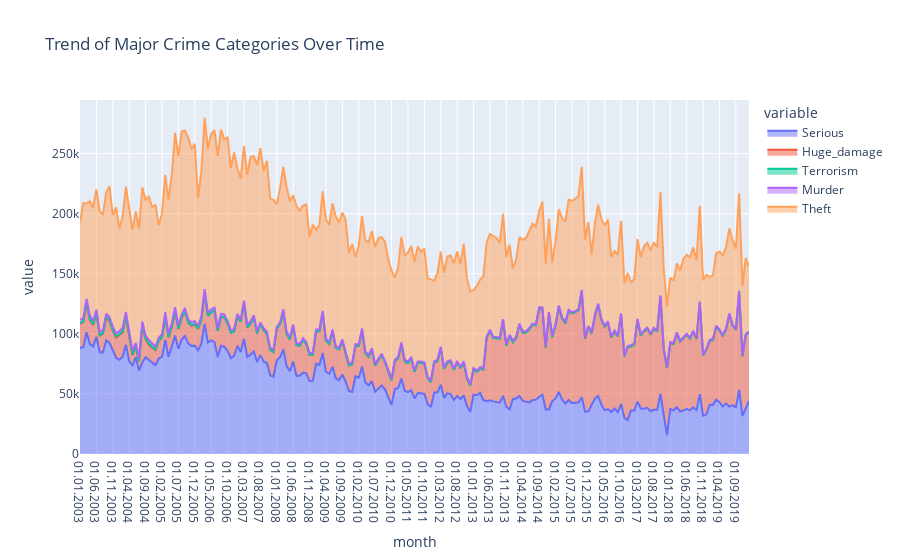

The notebook cell saved with this chart:
### Markdown cell above
The graph shows that there were outbreaks of criminal activity in the period from 2003 to 2007, then it decreased evenly. The second outbreak was in 2013, the number of huge_damage crimes increased dramatically (from 21k to 58k).

### Code cell
fig = px.area(df, x='month', y=['Serious', 'Huge_damage', 'Terrorism', 'Murder', 'Theft'], title='Trend of Major Crime Categories Over Time')
fig.show()

### Figure 1 — Plotly figure (JSON) as saved in the notebook; plotly's stock layout.template omitted (floating-point values rounded to 4 significant figures; data arrays with more than 128 entries replaced by an {"elided": "..."} marker saying what was removed)
{"data": [{"fillpattern": {"shape": ""}, "hovertemplate": "variable=Serious<br>month=%{x}<br>value=%{y}<extra></extra>", "legendgroup": "Serious", "line": {"color": "#636efa"}, "marker": {"symbol": "circle"}, "mode": "lines", "name": "Serious", "orientation": "v", "showlegend": true, "stackgroup": "1", "type": "scatter", "x": {"elided": "205 str values"}, "xaxis": "x", "y": {"elided": "205 int values"}, "yaxis": "y"}, {"fillpattern": {"shape": ""}, "hovertemplate": "variable=Huge_damage<br>month=%{x}<br>value=%{y}<extra></extra>", "legendgroup": "Huge_damage", "line": {"color": "#EF553B"}, "marker": {"symbol": "circle"}, "mode": "lines", "name": "Huge_damage", "orientation": "v", "showlegend": true, "stackgroup": "1", "type": "scatter", "x": {"elided": "205 str values"}, "xaxis": "x", "y": {"elided": "205 int values"}, "yaxis": "y"}, {"fillpattern": {"shape": ""}, "hovertemplate": "variable=Terrorism<br>month=%{x}<br>value=%{y}<extra></extra>", "legendgroup": "Terrorism", "line": {"color": "#00cc96"}, "marker": {"symbol": "circle"}, "mode": "lines", "name": "Terrorism", "orientation": "v", "showlegend": true, "stackgroup": "1", "type": "scatter", "x": {"elided": "205 str values"}, "xaxis": "x", "y": {"elided": "205 int values"}, "yaxis": "y"}, {"fillpattern": {"shape": ""}, "hovertemplate": "variable=Murder<br>month=%{x}<br>value=%{y}<extra></extra>", "legendgroup": "Murder", "line": {"color": "#ab63fa"}, "marker": {"symbol": "circle"}, "mode": "lines", "name": "Murder", "orientation": "v", "showlegend": true, "stackgroup": "1", "type": "scatter", "x": {"elided": "205 str values"}, "xaxis": "x", "y": {"elided": "205 int values"}, "yaxis": "y"}, {"fillpattern": {"shape": ""}, "hovertemplate": "variable=Theft<br>month=%{x}<br>value=%{y}<extra></extra>", "legendgroup": "Theft", "line": {"color": "#FFA15A"}, "marker": {"symbol": "circle"}, "mode": "lines", "name": "Theft", "orientation": "v", "showlegend": true, "stackgroup": "1", "type": "scatter", "x": {"elided": "205 str values"}, "xaxis": "x", "y": {"elided": "205 int values"}, "yaxis": "y"}], "layout": {"legend": {"title": {"text": "variable"}, "tracegroupgap": 0}, "title": {"text": "Trend of Major Crime Categories Over Time"}, "xaxis": {"anchor": "y", "domain": [0, 1], "title": {"text": "month"}}, "yaxis": {"anchor": "x", "domain": [0, 1], "title": {"text": "value"}}}}
